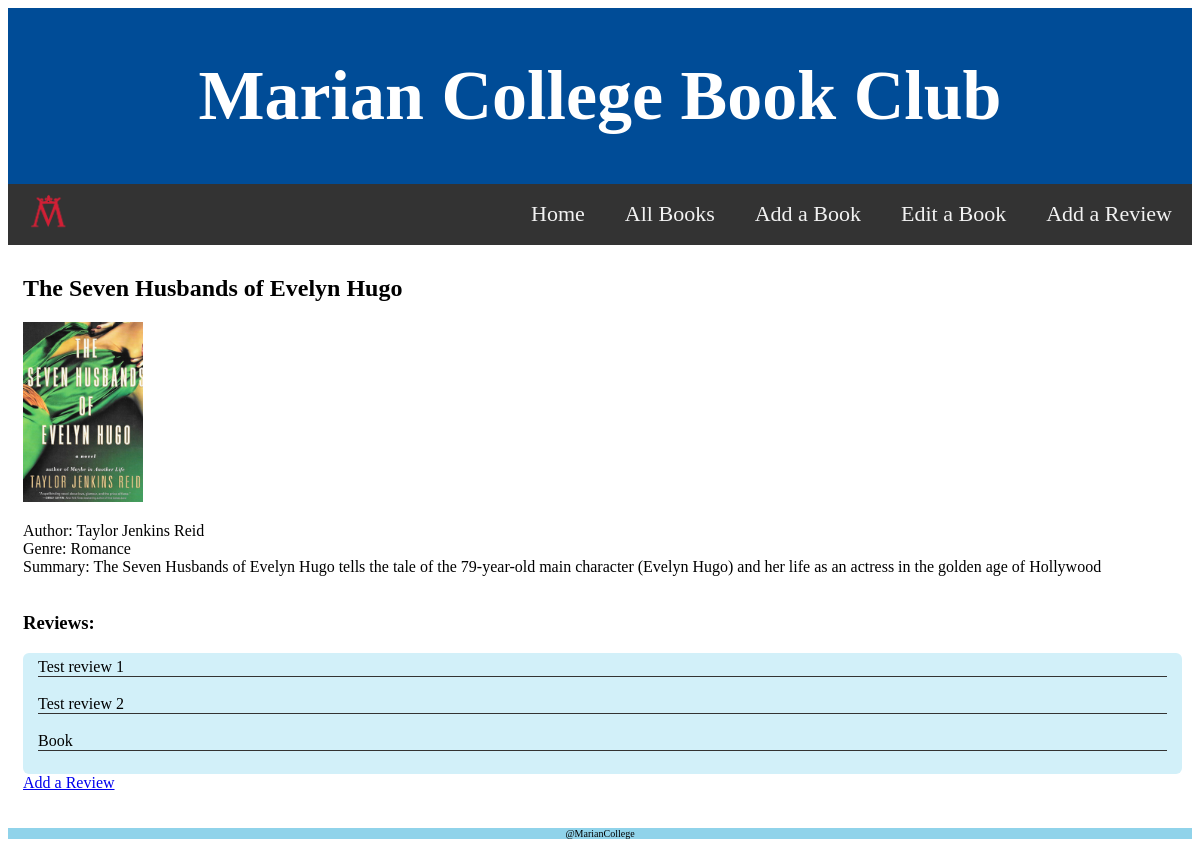
Screenshot of /books/1 with the database file from the repository.
### main.py (models this page shows, shortened)
class Book(Base):
  __tablename__ = "books"
  book_id = Column("book_id", Integer, primary_key=True)
  title = Column("title", String)
  author = Column("author", String)
  genre = Column("genre", String)
  summary = Column("summary", String)
  url = Column("imageURL", String(255))
  reviews_written = relationship('Review', foreign_keys=[Review.book], backref='book_of', lazy='dynamic')
  def get_url(self):
    return self.url

class Review(Base):
  __tablename__ = "reviews"
  review_id = Column("review_id", Integer, primary_key=True)
  review = Column("review", String)
  book = Column(Integer, ForeignKey("books.book_id"))

### main.py (the view)
@app.route('/books/<int:book_id>')
def book(book_id):
  Session = sessionmaker(bind=engine)
  session =Session()
  book = session.query(Book).filter(Book.book_id == book_id).first()
  reviews = session.query(Review).filter(Review.book == book_id)
  return render_template('book.html', page_title= 'Book_Details', query_book = book, query_review = reviews)

### templates/book.html
{% extends 'layout.html' %}
{% block content %}
    <h2> {{query_book.title}} </h2>
    {% if query_book.get_url() is string%}
          {% set url =  "/static/uploads/" + query_book.get_url() %}
          <img src= {{url}} alt="my image" width="120" height="180" />
          {% endif %}
    <p>
      Author: {{query_book.author}}</br>
      Genre: {{query_book.genre}}</br>
      Summary: {{query_book.summary}}</br></br>
    <h3>Reviews: </h3>
    <div id='reviews'>
    {% for review in query_review %}
      <li>{{ review.review }}</li></br>
    {% endfor %}
    </div>
    <a href="/add_review">Add a Review</a>
  </p>
{% endblock %}

### static/style.css (style rules this page uses)
li { list-style: none; border-bottom: 1.5px solid #333333; }
#reviews { background-color: #d2f0f9 ; border-radius: 6px; padding: 5px 15px; }

### rows the page displays
Book: title "The Seven Husbands of Evelyn Hugo", author "Taylor Jenkins Reid", genre "Romance", summary "The Seven Husbands of Evelyn Hugo tells the tale of the 79-year-old main character (Evelyn Hugo) and her life as an actress in the golden age of Hollywood"
Review: review "Test review 1"
Review: review "Test review 2"
Review: review "Book"
